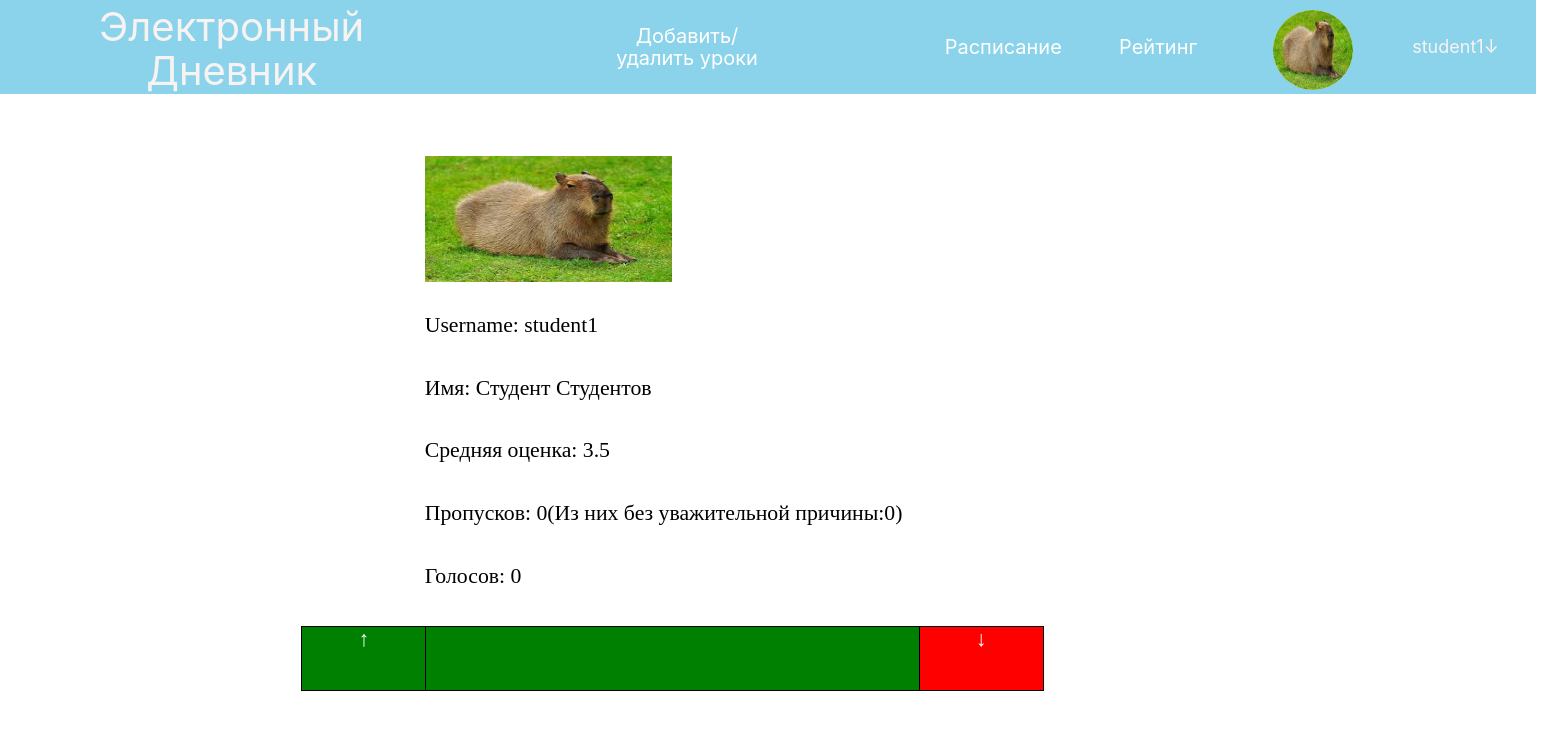
The page /profile/student1/ (signed in) on the database its author committed.
### main/models.py (models this page shows, shortened)
class Profile(models.Model):
    user = models.ForeignKey(User, on_delete=models.CASCADE, verbose_name='Пользователь')
    slug = models.SlugField(verbose_name='Ссылка на профиль')
    avatar = models.ImageField(verbose_name='Аватар', upload_to='uploads/avatars/', blank=True)
    class Meta:
        verbose_name = 'Профиль'
        verbose_name_plural = 'Профили'

### main/views.py (the view)
# urls.py: path('profile/<slug:profile_slug>/', profile, name='profile'),
def profile(request: HttpRequest, profile_slug) -> HttpResponse:
    if not request.user.is_authenticated:
        return redirect('main:login')
    is_teacher = False
    if len(Teacher.objects.filter(user=request.user)) != 0 or request.user.is_superuser:
        is_teacher = True
    my_profile = Profile.objects.filter(user=request.user)
    profile = Profile.objects.filter(slug=profile_slug)
    if len(my_profile) == 0 or len(profile) == 0:
        raise Http404
    my_profile = my_profile[0]
    profile = profile[0]
    student = Kid.objects.filter(user=profile.user)
    avg_mark = 'Не студент'
    lessons_misses = False
    lessons_misses_without_cause = False
    if len(student) != 0:
        student = student[0]
        lessons_info = LessonStudentInfo.objects.filter(student=student)
        marks = [lesson_info.mark for lesson_info in lessons_info]
        lessons_misses_without_cause = marks.count('Н')
        lessons_misses = marks.count('УП') + lessons_misses_without_cause + 1
        while '' in marks:
            marks.remove('')
        while 'УП' in marks:
            marks.remove('УП')
        while 'Н' in marks:
            marks.remove('Н')
        marks_int = [int(mark) for mark in marks]
        if len(marks_int) != 0:
            avg_mark = str(sum(marks_int) / len(marks_int))
        else:
            avg_mark = str(0)
    carma = ProfileRaiting.objects.filter(profile=profile)
    carma_percentage = '100%'
    if len(carma) != 0:
        carma_percentage = str(
            (len(ProfileRaiting.objects.filter(profile=profile, like=True)) / len(carma)) * 100) + '%'
    context = {"user": request.user, "my_profile": my_profile, "profile": profile, "avg_mark": avg_mark,
               "carma_count": len(carma), "carma_percentage": carma_percentage, "lessons_misses": lessons_misses,
               "misses_without_cause": lessons_misses_without_cause, 'is_teacher': is_teacher}
    return render(request, 'main/profile.html', context=context)

### main/templates/main/profile.html (shortened to what this page needs)
{% extends "header_auth.html" %}
{% block body_main_block %}
<div class="marks_content_block" id="marks_content_block">
    <div class="profile_image_block">
        <img src="{{ profile.avatar.url }}" width="100%" height="100%" alt="Нет аватара">
    </div>
    <div class="profile_username_block">
        Username: {{ profile.user.username }}
    </div>
    <div class="profile_surname_block">
        Имя: {{profile.user.first_name}} {{ profile.user.last_name }}
    </div>
    <div class="profile_avg_mark_block">
        Средняя оценка: {{avg_mark}}
    </div>
    <div class="profile_misses_count_block">
        Пропусков:
        {% if lessons_misses %}
        {{lessons_misses|add:-1}}(Из них без уважительной причины:{{misses_without_cause}})
        {% else %}
        Не студент
        {% endif %}
    </div>
    <div class="profile_carma_count_block" id="carma_counter">
        Голосов: {{carma_count}}
    </div>
    <div class="profile_like_button" onclick="send_vote('{{profile.slug}}','like');">↑</div>
    <div class="profile_dislike_button" onclick="send_vote('{{profile.slug}}','dislike');">↓</div>
    <div class="profile_carma_percentage_block">
        <div id="green_raiting_scale" style="width:{{carma_percentage}};background-color:green;height:100%;">
        </div>
    </div>
</div>
    {% load static %}
{% endblock %}

### templates/header_auth.html (shortened to what this page needs)
{% load static %}
<html>
<head>
	<link rel="stylesheet" href="{% static 'css/styles.css' %}">
</head>
<body>
	<div class="main">
{% if user.is_authenticated %}
		<div class="header_block">
			<a href="{% url 'main:index' %}">
			<div class="banner_header_block">
				<div class="banner_header_font">Электронный Дневник</div>
			</div>
			</a>
			{% if user.is_superuser %}
			<a href="{% url 'main:admin_requests' %}">
			<div class="admin_requests_header">
				<div class="admin_header_font">
					Запросы администратору
				</div>
			</div>
			</a>
			{% else %}
			<a href="{% url 'main:add_lessons' %}">
			<div class="admin_requests_header">
				<div class="admin_header_font">
					Добавить/удалить уроки
				</div>
			</div>
			</a>
			{% endif %}
			<a href="{% url 'main:lessons_plan' %}">
			<div class="scheduler_header_button">
				<div class="scheduler_header_font">
					Расписание
				</div>
			</div>
			</a>
			<a href="{% url 'main:raiting' %}">
			<div class="raiting_header_button">
				<div class="raiting_header_font">
					Рейтинг
				</div>
			</div>
			</a>
			<div class="avatar_header_block">
				{% if my_profile.avatar.url %}
					<img src="{{ my_profile.avatar.url}}" width="100%" height="100%" class="image_round" alt="Нет аватара">
				{% endif %}
			</div>
			<div class="profile_header_block">
				<div class="profile_header_font" id="profile_header">
					{{user.username}}↓
				</div>
			</div>
		</div>
		<div class="menu_header_block">
			<a href="{% url 'main:profile' my_profile.slug %}">
			<div class="profile_menu_header_block">
				<div class="exit_menu_header_font">
				</div>
			</div>
			</a>
			<a href="{% url 'main:settings' %}">
			<div class="settings_menu_header_block" onclick="document.getElementById('logout_form').submit();">
				<div class="exit_menu_header_font">
				</div>
			</div>
			</a>
			<form method="POST" action="{% url 'main:logout' %}" id="logout_form">
			<div class="exit_menu_header_block" onclick="document.getElementById('logout_form').submit();">
				<div class="exit_menu_header_font">
				</div>
			</div>
			</form>
		</div>
	{% endif %}
	{% block body_main_block %}
	{% endblock %}
	</div>
</body>
</html>

### static/css/styles.css (style rules this page uses)
.main { position: relative; width: 1543px; height: 720px; background: rgb(255, 255, 255); top:-1%; left: -1%; }
.header_block { position: sticky; width: 100%; height: 13%; left: 0; right: 0; top: -1%; background: rgb(138, 211, 234); }
.admin_requests_header { position: absolute; width: 10%; height: 100%; left: 40%; top: 0; bottom: 0; display: flex; flex-direction: row; align-items: center; }
.admin_header_font { color: rgb(255, 255, 255); font-family: Inter; font-size: 125%; font-weight: 400; line-height: 22px; letter-spacing: 0px; text-align: center; padding-left:0%; }
.scheduler_header_button { position: absolute; width: 10%; height: 100%; left: 60%; top: 0; bottom: 0; display: flex; flex-direction: row; align-items: center; }
.scheduler_header_font { color: rgb(255, 255, 255); font-family: Inter; font-size: 125%; font-weight: 400; line-height: 22px; letter-spacing: 0px; text-align: center; padding-left:17%; }
.raiting_header_button { position: absolute; width: 10%; height: 100%; left: 70%; top: 0; bottom: 0; display: flex; flex-direction: row; align-items: center; }
.raiting_header_font { color: rgb(255, 255, 255); font-family: Inter; font-size: 125%; font-weight: 400; line-height: 22px; letter-spacing: 0px; text-align: center; padding-left:30%; }
.avatar_header_block { position: absolute; border-radius: 50%; width: 80px; height: 80px; left: 83%; top: 10%; bottom: 18px; background:rgb(255, 255, 255); }
.profile_header_block { position: absolute; width: 10%; height: 100%; left: 90%; right: 0; top: 0; bottom: 0; display: flex; flex-direction: row; align-items: center; }
.profile_header_font { color: rgb(248, 243, 243); font-family: Inter; font-size: 18px; font-weight: 400; line-height: 22px; letter-spacing: 0px; text-align: center; padding-left:20%; }
.menu_header_block { position: absolute; width: 10%; height: 20%; left: 90%; right: 0; top: 13%; background: rgb(89, 137, 152); }
.exit_menu_header_block { position: absolute; width: 100%; height: 33%; left: 0; right: 0; top: 67%; bottom: 0; background: rgb(89, 137, 152); }
.settings_menu_header_block { position: absolute; width: 100%; height: 34%; left: 0; right: 0; top: 33%; bottom: 0; background: rgb(89, 137, 152); }
.profile_menu_header_block { position: absolute; width: 100%; height: 33%; left: 0; right: 0; top: 0%; bottom: 0; background: rgb(89, 137, 152); }
.exit_menu_header_font { color: rgb(255, 255, 255); font-family: Inter; font-size: 125%; padding-top:5%; font-weight: 400; line-height: 22px; letter-spacing: 0px; text-align: center; }
.banner_header_block { position: absolute; width: 438px; height: 44px; left: 20px; right: 842px; top: 27px; bottom: 27px; display: flex; flex-direction: row; align-items: center; }
.banner_header_font { color: rgb(248, 243, 243); font-family: Inter; font-size: 250%; font-weight: 400; line-height: 44px; letter-spacing: 0px; text-align: center; }
.marks_content_block { position: absolute; width: 80%; height: 87%; left: 20%; right: 0; top: 13%; bottom: 0; background: rgb(255, 255, 255); }
.profile_image_block { width:20%; height:20%; top:10%; left:10%; position:absolute; }
.profile_username_block { width:40%; height:10%; top:35%; left:10%; position:absolute; font-size: 136%; }
.image_round { border-radius: 50%; }
.image_round:before { display: block; }
.profile_surname_block { width:40%; height:10%; top:45%; left:10%; position:absolute; font-size: 136%; }
.profile_avg_mark_block { width:40%; height:10%; top:55%; left:10%; position:absolute; font-size: 136%; }
.profile_misses_count_block { width:40%; height:10%; top:65%; left:10%; position:absolute; font-size: 136%; }
.profile_carma_count_block { width:40%; height:10%; top:75%; left:10%; position:absolute; font-size: 136%; }
.profile_carma_percentage_block { width:40%; height:10%; top:85%; left:10%; position:absolute; font-size: 136%; background-color:red; border: 1px solid rgb(0, 0, 0); }
.profile_like_button { width:10%; height:10%; top:85%; left:0%; position:absolute; font-size: 136%; background-color:green; color: white; text-align:center; border: 1px solid rgb(0, 0, 0); }
.profile_dislike_button { border: 1px solid rgb(0, 0, 0); width:10%; height:10%; top:85%; left:50%; color:white; position:absolute; font-size: 136%; background-color:red; text-align:center; }

### rows shown on the page
Profile: avatar (picture), user.username "student1", user.first_name "Студент", user.last_name "Студентов"

### other values the page prints
{{ user.username }} "student1"
{{ avg_mark }} "3.5"
{{ lessons_misses|add:-1 }} "0"
{{ misses_without_cause }} "0"
{{ carma_count }} "0"
